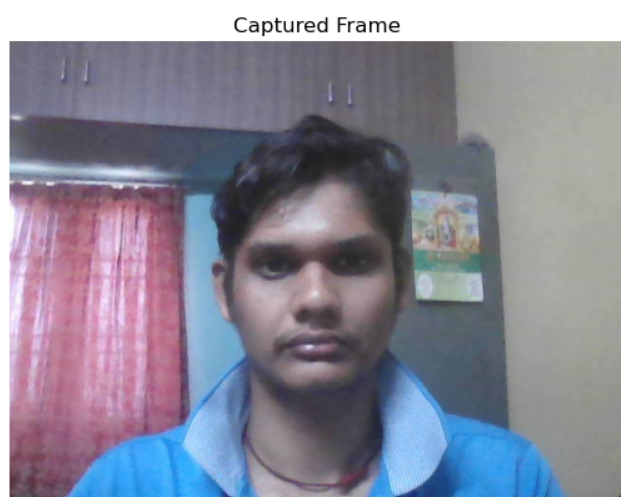
#> input picture captured_img.png, 621 x 497 px, given in place of the camera
$ jupyter execute --allow-errors 02-.ipynb   (text cells are left out)
#> lines starting #> are read from the running program, lines starting #| are printed output that depends on the picture
[cell 1]
import cv2
import matplotlib.pyplot as plt
from IPython.display import clear_output
import time

[cell 2]
cap = cv2.VideoCapture(0)
ret, frame = cap.read()
#> frame is the input picture: shape (497, 621, 3); mean B, G, R 152.1, 137.1, 138.3
if ret:
    cv2.imwrite("captured_frame.jpg", frame)
cap.release()

[cell 3]
captured_image = cv2.imread('captured_frame.jpg')

[cell 4]
plt.imshow(captured_image[:,:,::-1])
#> (this line was passed over: IPython is not available in this run)
plt.title('Captured Frame')
#> (this line was passed over: IPython is not available in this run)
plt.axis('off')
#> (this line was passed over: IPython is not available in this run)

$ run again, on image-1.png
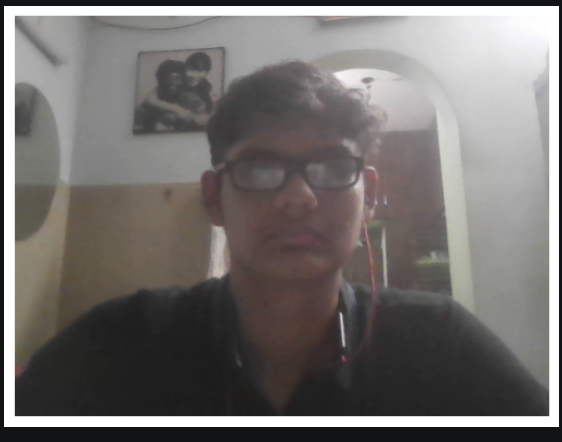
#> input picture image-1.png, 562 x 442 px, given in place of the camera
#> frame is the input picture: shape (442, 562, 3); mean B, G, R 110.7, 112.6, 116.4

$ run again, on image-2.png
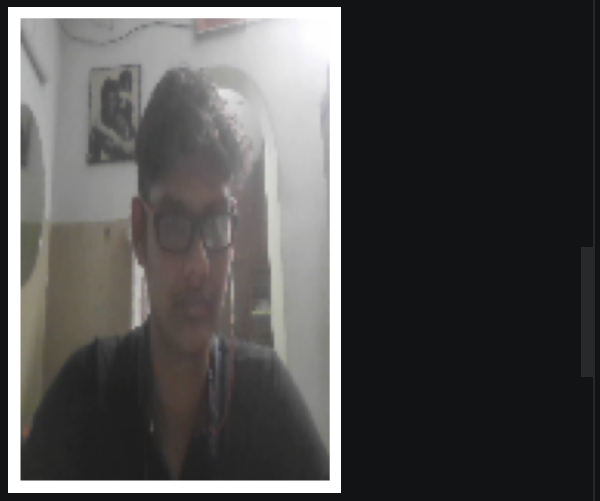
#> input picture image-2.png, 600 x 501 px, given in place of the camera
#> frame is the input picture: shape (501, 600, 3); mean B, G, R 77.2, 77.8, 78.6

$ run again, on image-3.png
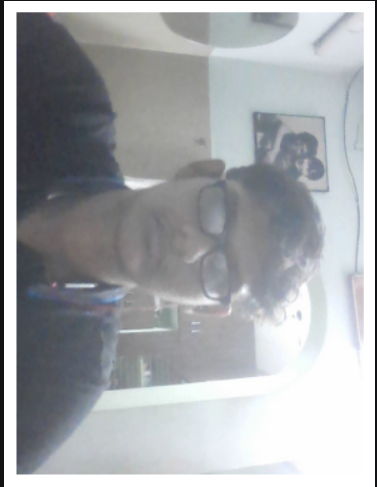
#> input picture image-3.png, 377 x 487 px, given in place of the camera
#> frame is the input picture: shape (487, 377, 3); mean B, G, R 172.6, 169.4, 166.3
